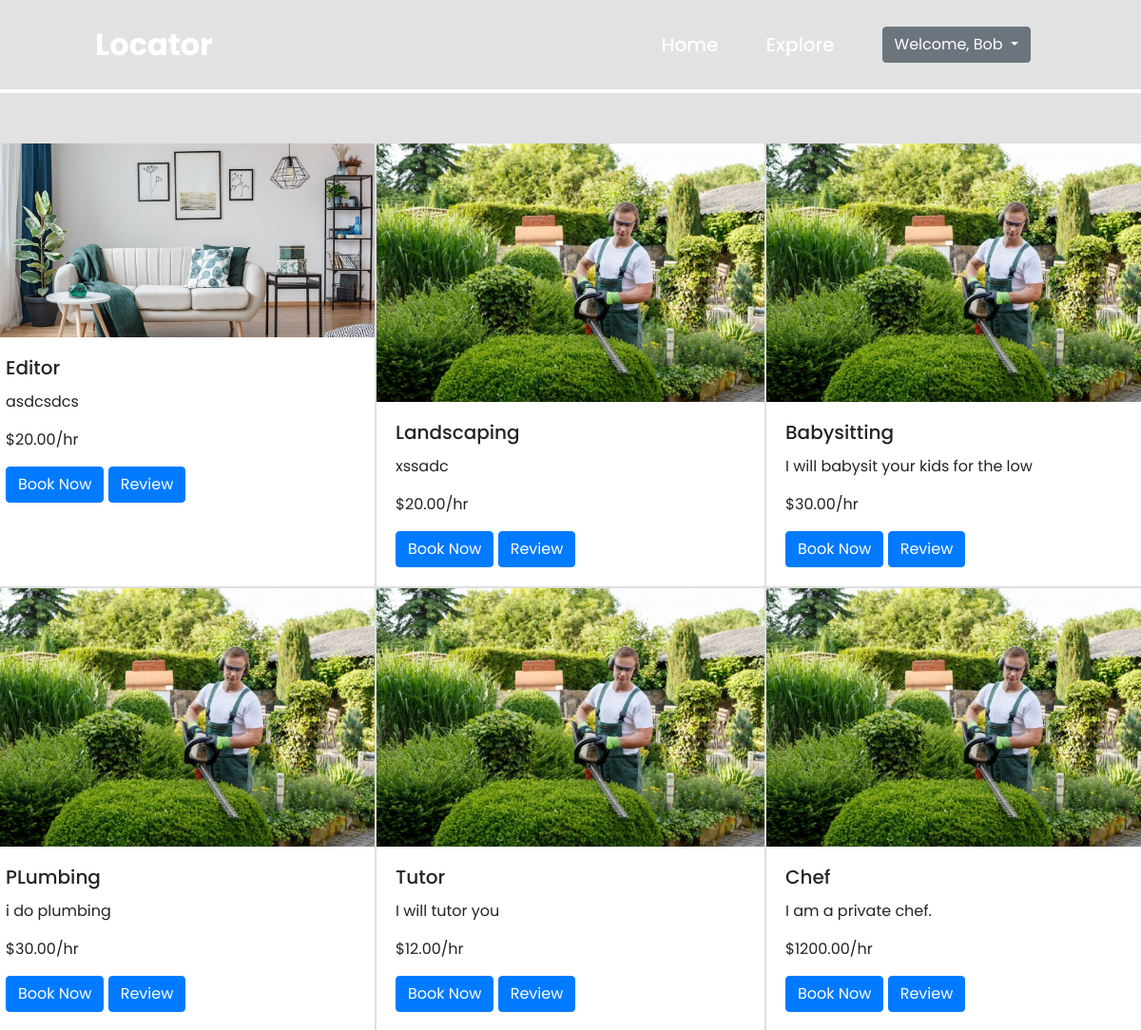
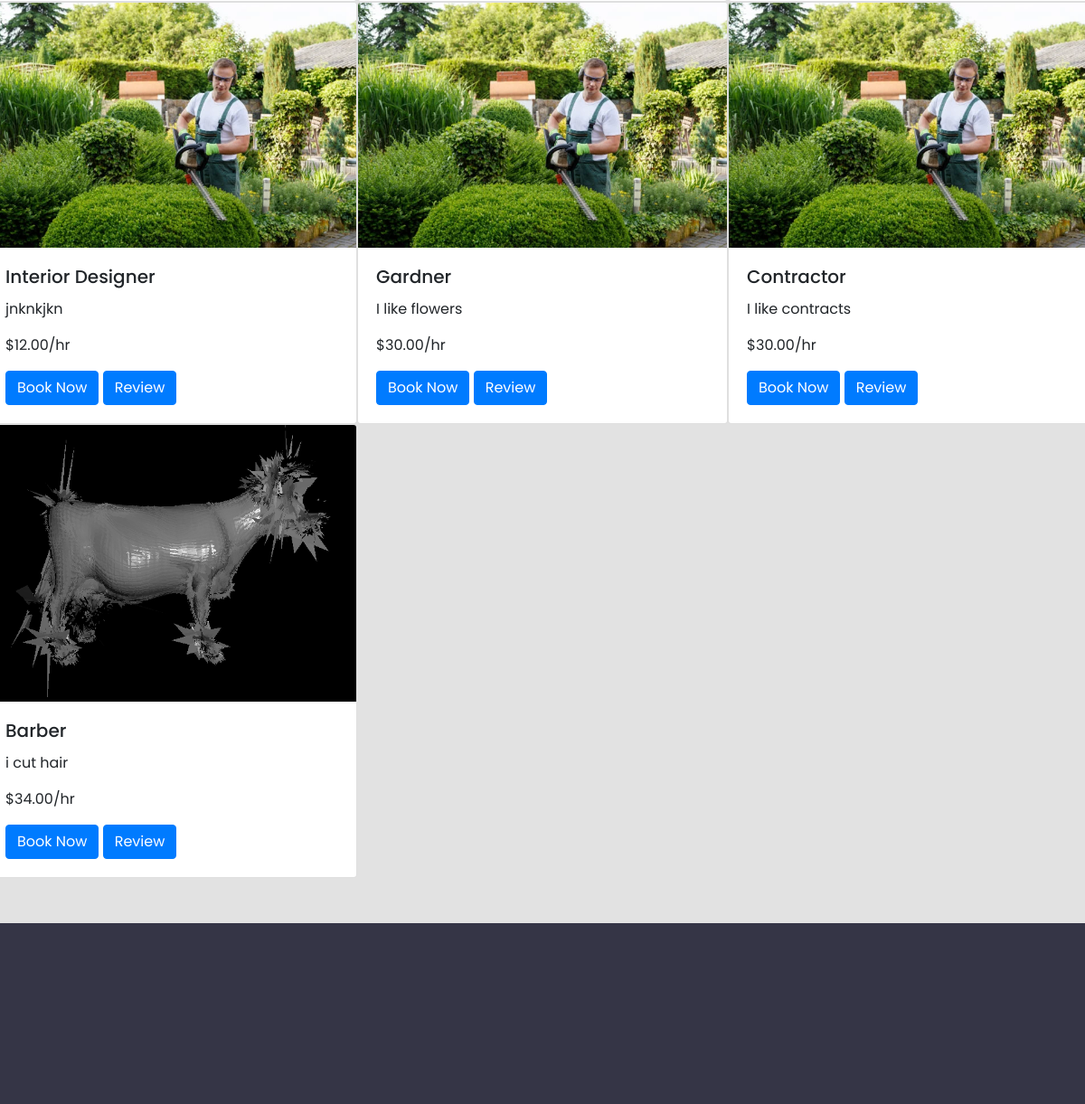
Page /explore/ (signed in) on the committed database (2 pictures, top to bottom).
### posting_service/models.py (models this page shows)
class Service(models.Model):
  ServiceID = models.CharField(max_length=8, default=generate_unique_code, unique=True)
  freelancer = models.ForeignKey(User, on_delete=models.CASCADE, null=True, blank=True)
  serviceName = models.CharField(max_length=250)
  description = models.TextField()
  price = models.DecimalField(max_digits=10, decimal_places=2)
  service_img = models.ImageField(upload_to='images/', null=True, blank=True)
  created_at = models.DateTimeField(auto_now_add=True)

### frontend/views.py (the view)
# urls.py: path('explore/', ViewServices, name="explore")
def ViewServices(request):
  services = Service.objects.all()
  return render(request, 'explore.html', {'services': services})

### frontend/templates/explore.html (shortened to what this page needs)
{% extends "base.html" %}
{% load static %}
{% block content %}
  <div class="row row-cols-md-3">
    {% for service in services %}
      <div class="card">
          {% if service.service_img %}
          <img src="{{ service.service_img.url }}" alt="{{ service.serviceName }}" class="card-img-top">
          {% else %}
          <img src="{% static "img/IMG2.jpg" %}" class="card-img-top" alt="...">
          {% endif %}
          <div class="card-body">
              <h5 class="card-title">{{ service.serviceName }}</h5>
              <p class="card-text">{{ service.description }}</p>
              <p class="card-text">${{ service.price }}/hr</p>
              <div>
                  <a href="{% url 'appointments:book' service.ServiceID %}" class="btn btn-primary">Book Now</a>
                  <a href="{% url 'reviews:review' service.ServiceID %}" class="btn btn-primary">Review</a>
              </div>
          </div>
      </div>
    {% endfor %}
  </div>
{% endblock %}

### frontend/templates/base.html (shortened to what this page needs)
{% load static %}
<!DOCTYPE html>
<html lang="en">
<head>
    <link href="https://cdnjs.cloudflare.com/ajax/libs/font-awesome/4.7.0/css/font-awesome.min.css" rel="stylesheet">
    <link rel="stylesheet" href="https://cdn.jsdelivr.net/npm/bootstrap@4.6.2/dist/css/bootstrap.min.css">
    <link rel="stylesheet" href="{% static 'css/test.css' %}">
</head>
<body>
    <header class="header">
        <a href="{% url 'home' %}" class="logo">Locator</a>
        <nav class="navbar">
            <a id="nb" href="{% url 'home' %}">Home</a>
            <a id="nb" href="{% url 'explore' %}">Explore</a>
            {% if user.is_authenticated %}
                <div class="dropdown" style="margin-left: 50px;">
                    <button class="btn btn-secondary dropdown-toggle" type="button" data-toggle="dropdown" aria-expanded="false">
                        Welcome, {{ user.first_name|default:"User" }}
                    </button>
                </div>
            {% endif %}
        </nav>
    </header>
    <main style="margin-top:150px; margin-bottom:150px;">
        {% block content %}
        {% endblock%}
    </main>
    <footer id="footer">
    </footer>
</body>
</html>

### frontend/static/css/test.css (style rules this page uses)
:root { --primarycolor: rgb(255, 0, 93); --secondarycolor: #ffbfbf; }
* { margin:0; padding: 0; box-sizing:border-box; font-family: "Poppins", sans-serif; }
.header { position: fixed; top: 0; left: 0; width: 100%; padding: 20px 100px; display: flex; justify-content:space-between; align-items:center; z-index:1; border-bottom: 4px solid white; backdrop-filter:blur(20px); }
#footer { background-color: rgb(53, 53, 70); position: relative; height: 200px; margin-top: -100px; clear: both; }
.logo { font-size: 32px; color: white; text-decoration:none; font-weight:700; }
.navbar #nb { position: relative; font-size:20px; color: white; font-weight:500; text-decoration:none; margin-left:50px; transition-duration: .3s; }
html, body { height:2000px; background: rgb(226, 226, 226); }
::placeholder { color:var(--secondarycolor); }

### rows in the picture
Service: service_img (picture), serviceName "Editor", description "asdcsdcs", price "20.00"
Service: serviceName "Landscaping", description "xssadc", price "20.00"
Service: serviceName "Babysitting", description "I will babysit your kids for the low", price "30.00"
Service: serviceName "PLumbing", description "i do plumbing", price "30.00"
Service: serviceName "Tutor", description "I will tutor you", price "12.00"
Service: serviceName "Chef", description "I am a private chef.", price "1200.00"
Service: serviceName "Interior Designer", description "jnknkjkn", price "12.00"
Service: serviceName "Gardner", description "I like flowers", price "30.00"
Service: serviceName "Contractor", description "I like contracts", price "30.00"
Service: service_img (picture), serviceName "Barber", description "i cut hair", price "34.00"

### other values in the picture
{{ user.first_name|default:"User" }} "Bob"
